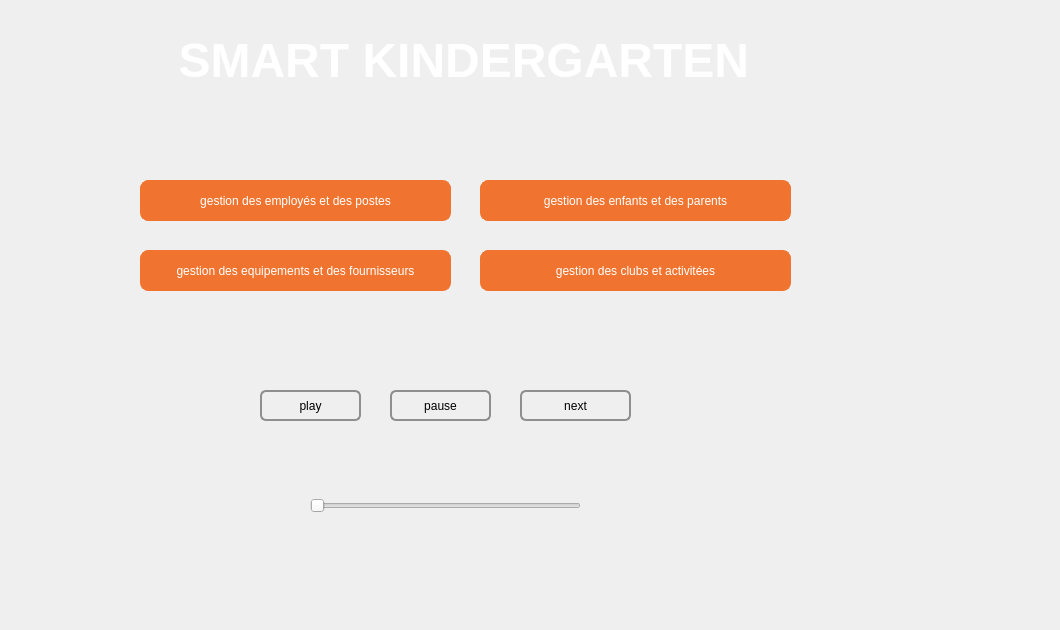
<?xml version="1.0" encoding="UTF-8"?>
<ui version="4.0">
 <class>Dialog</class>
 <widget class="QDialog" name="Dialog">
  <property name="geometry">
   <rect>
    <x>0</x>
    <y>0</y>
    <width>1060</width>
    <height>630</height>
   </rect>
  </property>
  <property name="windowTitle">
   <string>Dialog</string>
  </property>
  <widget class="QPushButton" name="pushButton_emp">
   <property name="geometry">
    <rect>
     <x>140</x>
     <y>180</y>
     <width>311</width>
     <height>41</height>
    </rect>
   </property>
   <property name="styleSheet">
    <string notr="true">QPushButton {
	font: 13pt &quot;Tw Cen MT Condensed Extra Bold&quot;;

color: white;
background-color: #f0742f; 
border-width: 1px;
border-color: #f0742f;
border-style: solid;
border-radius: 8;
padding: 3px;
padding-left: 5px;
padding-right: 5px;

}

QPushButton:hover
{
color :black;
}</string>
   </property>
   <property name="text">
    <string>gestion des employés et des postes</string>
   </property>
  </widget>
  <widget class="QPushButton" name="pushButton_emp_2">
   <property name="geometry">
    <rect>
     <x>480</x>
     <y>180</y>
     <width>311</width>
     <height>41</height>
    </rect>
   </property>
   <property name="styleSheet">
    <string notr="true">QPushButton {
	font: 13pt &quot;Tw Cen MT Condensed Extra Bold&quot;;

color: white;
background-color: #f0742f; 
border-width: 1px;
border-color: #f0742f;
border-style: solid;
border-radius: 8;
padding: 3px;
padding-left: 5px;
padding-right: 5px;

}

QPushButton:hover
{
color :black;
}</string>
   </property>
   <property name="text">
    <string>gestion des enfants et des parents</string>
   </property>
  </widget>
  <widget class="QPushButton" name="pushButton_emp_3">
   <property name="geometry">
    <rect>
     <x>140</x>
     <y>250</y>
     <width>311</width>
     <height>41</height>
    </rect>
   </property>
   <property name="styleSheet">
    <string notr="true">QPushButton {
	font: 13pt &quot;Tw Cen MT Condensed Extra Bold&quot;;

color: white;
background-color: #f0742f; 
border-width: 1px;
border-color: #f0742f;
border-style: solid;
border-radius: 8;
padding: 3px;
padding-left: 5px;
padding-right: 5px;

}

QPushButton:hover
{
color :black;
}</string>
   </property>
   <property name="text">
    <string>gestion des equipements et des fournisseurs</string>
   </property>
  </widget>
  <widget class="QLabel" name="label">
   <property name="geometry">
    <rect>
     <x>170</x>
     <y>10</y>
     <width>601</width>
     <height>101</height>
    </rect>
   </property>
   <property name="styleSheet">
    <string notr="true"/>
   </property>
   <property name="text">
    <string>&lt;html&gt;&lt;head/&gt;&lt;body&gt;&lt;p align=&quot;center&quot;&gt;&lt;span style=&quot; font-size:36pt; font-weight:600; color:#ffffff;&quot;&gt;SMART KINDERGARTEN &lt;/span&gt;&lt;/p&gt;&lt;/body&gt;&lt;/html&gt;</string>
   </property>
  </widget>
  <widget class="QPushButton" name="pushButton_emp_4">
   <property name="geometry">
    <rect>
     <x>480</x>
     <y>250</y>
     <width>311</width>
     <height>41</height>
    </rect>
   </property>
   <property name="styleSheet">
    <string notr="true">QPushButton {
	font: 13pt &quot;Tw Cen MT Condensed Extra Bold&quot;;

color: white;
background-color: #f0742f; 
border-width: 1px;
border-color: #f0742f;
border-style: solid;
border-radius: 8;
padding: 3px;
padding-left: 5px;
padding-right: 5px;

}

QPushButton:hover
{
color :black;
}</string>
   </property>
   <property name="text">
    <string>gestion des clubs et activitées</string>
   </property>
  </widget>
  <widget class="QPushButton" name="pushButton">
   <property name="geometry">
    <rect>
     <x>260</x>
     <y>390</y>
     <width>101</width>
     <height>31</height>
    </rect>
   </property>
   <property name="styleSheet">
    <string notr="true">  QPushButton {
	font: 75 8pt &quot;MS Shell Dlg 2&quot;;
     border: 2px solid #8f8f91;
     border-radius: 6px;
     background-color: qlineargradient(x1: 0, y1: 0, x2: 0, y2: 1,
                                       stop: 0 #f6f7fa, stop: 1 #dadbde);
     min-width: 80px;
 }</string>
   </property>
   <property name="text">
    <string>play</string>
   </property>
  </widget>
  <widget class="QPushButton" name="pushButton_2">
   <property name="geometry">
    <rect>
     <x>390</x>
     <y>390</y>
     <width>101</width>
     <height>31</height>
    </rect>
   </property>
   <property name="styleSheet">
    <string notr="true">  QPushButton {
	font: 75 8pt &quot;MS Shell Dlg 2&quot;;
     border: 2px solid #8f8f91;
     border-radius: 6px;
     background-color: qlineargradient(x1: 0, y1: 0, x2: 0, y2: 1,
                                       stop: 0 #f6f7fa, stop: 1 #dadbde);
     min-width: 80px;
 }</string>
   </property>
   <property name="text">
    <string>pause</string>
   </property>
  </widget>
  <widget class="QPushButton" name="pushButton_3">
   <property name="geometry">
    <rect>
     <x>520</x>
     <y>390</y>
     <width>111</width>
     <height>31</height>
    </rect>
   </property>
   <property name="styleSheet">
    <string notr="true">   QPushButton {
	font: 75 8pt &quot;MS Shell Dlg 2&quot;;
     border: 2px solid #8f8f91;
     border-radius: 6px;
     background-color: qlineargradient(x1: 0, y1: 0, x2: 0, y2: 1,
                                       stop: 0 #f6f7fa, stop: 1 #dadbde);
     min-width: 80px;
 }</string>
   </property>
   <property name="text">
    <string>next</string>
   </property>
  </widget>
  <widget class="QSlider" name="horizontalSlider">
   <property name="geometry">
    <rect>
     <x>310</x>
     <y>490</y>
     <width>271</width>
     <height>31</height>
    </rect>
   </property>
   <property name="orientation">
    <enum>Qt::Horizontal</enum>
   </property>
  </widget>
 </widget>
 <resources/>
 <connections/>
</ui>
